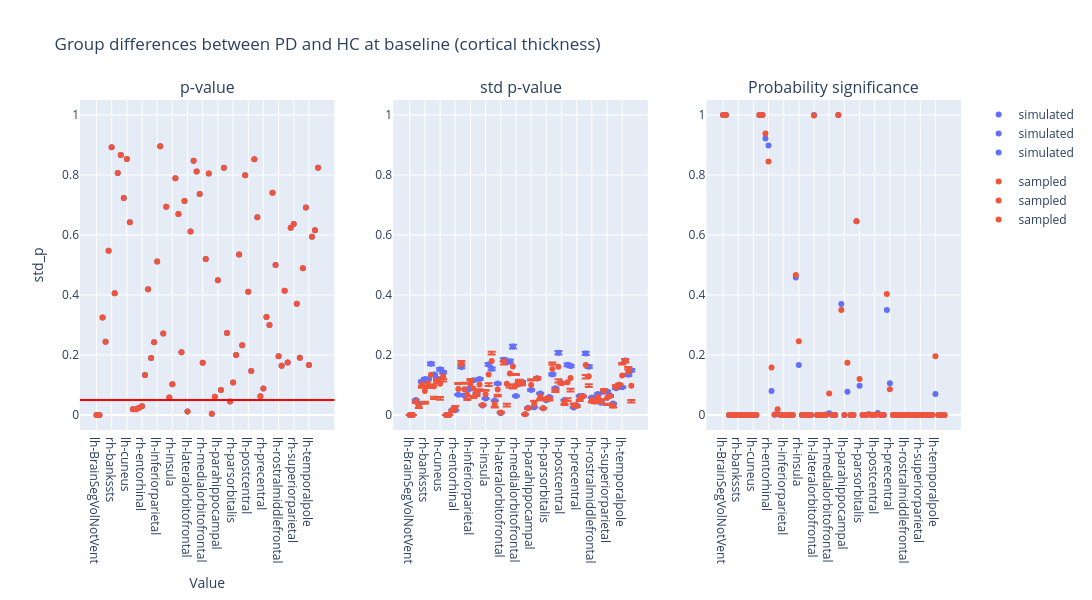

Notebook code for this chart:
### Code cell
plot_dumbbell(
    ancova_baseline_thickness,
    "Group differences between PD and HC at baseline (cortical thickness)",
    "group",
)

### Figure 1 — Plotly figure (JSON) as saved in the notebook; plotly's stock layout.template omitted (floating-point values rounded to 4 significant figures)
{"data": [{"hovertemplate": "group=simulated<br>region=%{x}<br>p_value=%{y}<extra></extra>", "legendgroup": "simulated", "marker": {"color": "#636efa", "symbol": "circle"}, "mode": "markers", "name": "simulated", "orientation": "v", "showlegend": true, "type": "scatter", "x": ["lh-BrainSegVolNotVent", "rh-BrainSegVolNotVent", "lh-MeanThickness", "rh-MeanThickness", "lh-bankssts", "rh-bankssts", "lh-caudalanteriorcingulate", "rh-caudalanteriorcingulate", "lh-caudalmiddlefrontal", "rh-caudalmiddlefrontal", "lh-cuneus", "rh-cuneus", "lh-eTIV", "rh-eTIV", "lh-entorhinal", "rh-entorhinal", "lh-frontalpole", "rh-frontalpole", "lh-fusiform", "rh-fusiform", "lh-inferiorparietal", "rh-inferiorparietal", "lh-inferiortemporal", "rh-inferiortemporal", "lh-insula", "rh-insula", "lh-isthmuscingulate", "rh-isthmuscingulate", "lh-lateraloccipital", "rh-lateraloccipital", "lh-lateralorbitofrontal", "rh-lateralorbitofrontal", "lh-lingual", "rh-lingual", "lh-medialorbitofrontal", "rh-medialorbitofrontal", "lh-middletemporal", "rh-middletemporal", "lh-paracentral", "rh-paracentral", "lh-parahippocampal", "rh-parahippocampal", "lh-parsopercularis", "rh-parsopercularis", "lh-parsorbitalis", "rh-parsorbitalis", "lh-parstriangularis", "rh-parstriangularis", "lh-pericalcarine", "rh-pericalcarine", "lh-postcentral", "rh-postcentral", "lh-posteriorcingulate", "rh-posteriorcingulate", "lh-precentral", "rh-precentral", "lh-precuneus", "rh-precuneus", "lh-rostralanteriorcingulate", "rh-rostralanteriorcingulate", "lh-rostralmiddlefrontal", "rh-rostralmiddlefrontal", "lh-superiorfrontal", "rh-superiorfrontal", "lh-superiorparietal", "rh-superiorparietal", "lh-superiortemporal", "rh-superiortemporal", "lh-supramarginal", "rh-supramarginal", "lh-temporalpole", "rh-temporalpole", "lh-transversetemporal", "rh-transversetemporal"], "xaxis": "x", "y": [0.0002605, 0.0002605, 0.3249, 0.244, 0.5471, 0.8928, 0.4058, 0.8068, 0.8668, 0.7235, 0.8531, 0.6429, 0.01913, 0.01913, 0.02414, 0.02882, 0.1336, 0.4189, 0.1897, 0.2425, 0.5116, 0.8959, 0.2713, 0.6943, 0.05861, 0.1023, 0.789, 0.6697, 0.2093, 0.7136, 0.01132, 0.612, 0.8477, 0.8114, 0.7365, 0.1738, 0.5198, 0.8049, 0.004091, 0.06076, 0.4488, 0.08363, 0.8238, 0.2732, 0.04496, 0.1084, 0.2003, 0.5352, 0.2329, 0.7995, 0.4106, 0.1471, 0.8522, 0.659, 0.06214, 0.08812, 0.327, 0.2996, 0.7407, 0.4997, 0.1958, 0.1646, 0.4143, 0.1747, 0.624, 0.6369, 0.3709, 0.1911, 0.4892, 0.6919, 0.1666, 0.5942, 0.616, 0.8244], "yaxis": "y"}, {"hovertemplate": "group=sampled<br>region=%{x}<br>p_value=%{y}<extra></extra>", "legendgroup": "sampled", "marker": {"color": "#EF553B", "symbol": "circle"}, "mode": "markers", "name": "sampled", "orientation": "v", "showlegend": true, "type": "scatter", "x": ["lh-BrainSegVolNotVent", "rh-BrainSegVolNotVent", "lh-MeanThickness", "rh-MeanThickness", "lh-bankssts", "rh-bankssts", "lh-caudalanteriorcingulate", "rh-caudalanteriorcingulate", "lh-caudalmiddlefrontal", "rh-caudalmiddlefrontal", "lh-cuneus", "rh-cuneus", "lh-eTIV", "rh-eTIV", "lh-entorhinal", "rh-entorhinal", "lh-frontalpole", "rh-frontalpole", "lh-fusiform", "rh-fusiform", "lh-inferiorparietal", "rh-inferiorparietal", "lh-inferiortemporal", "rh-inferiortemporal", "lh-insula", "rh-insula", "lh-isthmuscingulate", "rh-isthmuscingulate", "lh-lateraloccipital", "rh-lateraloccipital", "lh-lateralorbitofrontal", "rh-lateralorbitofrontal", "lh-lingual", "rh-lingual", "lh-medialorbitofrontal", "rh-medialorbitofrontal", "lh-middletemporal", "rh-middletemporal", "lh-paracentral", "rh-paracentral", "lh-parahippocampal", "rh-parahippocampal", "lh-parsopercularis", "rh-parsopercularis", "lh-parsorbitalis", "rh-parsorbitalis", "lh-parstriangularis", "rh-parstriangularis", "lh-pericalcarine", "rh-pericalcarine", "lh-postcentral", "rh-postcentral", "lh-posteriorcingulate", "rh-posteriorcingulate", "lh-precentral", "rh-precentral", "lh-precuneus", "rh-precuneus", "lh-rostralanteriorcingulate", "rh-rostralanteriorcingulate", "lh-rostralmiddlefrontal", "rh-rostralmiddlefrontal", "lh-superiorfrontal", "rh-superiorfrontal", "lh-superiorparietal", "rh-superiorparietal", "lh-superiortemporal", "rh-superiortemporal", "lh-supramarginal", "rh-supramarginal", "lh-temporalpole", "rh-temporalpole", "lh-transversetemporal", "rh-transversetemporal"], "xaxis": "x", "y": [0.0002605, 0.0002605, 0.3249, 0.244, 0.5471, 0.8928, 0.4058, 0.8068, 0.8668, 0.7235, 0.8531, 0.6429, 0.01913, 0.01913, 0.02414, 0.02882, 0.1336, 0.4189, 0.1897, 0.2425, 0.5116, 0.8959, 0.2713, 0.6943, 0.05861, 0.1023, 0.789, 0.6697, 0.2093, 0.7136, 0.01132, 0.612, 0.8477, 0.8114, 0.7365, 0.1738, 0.5198, 0.8049, 0.004091, 0.06076, 0.4488, 0.08363, 0.8238, 0.2732, 0.04496, 0.1084, 0.2003, 0.5352, 0.2329, 0.7995, 0.4106, 0.1471, 0.8522, 0.659, 0.06214, 0.08812, 0.327, 0.2996, 0.7407, 0.4997, 0.1958, 0.1646, 0.4143, 0.1747, 0.624, 0.6369, 0.3709, 0.1911, 0.4892, 0.6919, 0.1666, 0.5942, 0.616, 0.8244], "yaxis": "y"}, {"error_y": {"array": [6.602e-07, 6.602e-07, 0.001365, 0.001015, 0.003039, 0.003262, 0.003251, 0.00465, 0.003675, 0.003318, 0.004165, 0.003874, 9.247e-07, 9.247e-07, 0.0004534, 0.0004319, 0.001849, 0.004364, 0.001774, 0.002272, 0.002462, 0.003158, 0.001974, 0.003277, 0.0008679, 0.001499, 0.004595, 0.004191, 0.001309, 0.002854, 0.0001579, 0.005027, 0.0048, 0.004889, 0.006209, 0.001727, 0.002804, 0.003012, 5.82e-05, 0.0006689, 0.002267, 0.0006964, 0.003315, 0.001961, 0.0006035, 0.001349, 0.001633, 0.003682, 0.002432, 0.00565, 0.002902, 0.001354, 0.004553, 0.004452, 0.0006819, 0.0008897, 0.00172, 0.001721, 0.005594, 0.00439, 0.001598, 0.001338, 0.001898, 0.00112, 0.002113, 0.002136, 0.001777, 0.001033, 0.002432, 0.00274, 0.002523, 0.004952, 0.003648, 0.004063], "arrayminus": [6.791e-07, 6.791e-07, 0.001404, 0.001044, 0.003126, 0.003355, 0.003344, 0.004783, 0.00378, 0.003412, 0.004284, 0.003985, 9.51e-07, 9.51e-07, 0.0004663, 0.0004442, 0.001901, 0.004489, 0.001825, 0.002337, 0.002533, 0.003248, 0.00203, 0.00337, 0.0008926, 0.001541, 0.004726, 0.00431, 0.001347, 0.002935, 0.0001624, 0.00517, 0.004937, 0.005029, 0.006386, 0.001776, 0.002884, 0.003098, 5.986e-05, 0.0006879, 0.002331, 0.0007162, 0.003409, 0.002017, 0.0006207, 0.001387, 0.001679, 0.003786, 0.002501, 0.005811, 0.002984, 0.001393, 0.004683, 0.004579, 0.0007013, 0.000915, 0.001769, 0.00177, 0.005753, 0.004515, 0.001643, 0.001376, 0.001952, 0.001152, 0.002173, 0.002196, 0.001828, 0.001063, 0.002501, 0.002818, 0.002595, 0.005094, 0.003752, 0.004179]}, "hovertemplate": "group=simulated<br>region=%{x}<br>std_p=%{y}<extra></extra>", "legendgroup": "simulated", "marker": {"color": "#636efa", "symbol": "circle"}, "mode": "markers", "name": "simulated", "orientation": "v", "showlegend": true, "type": "scatter", "x": ["lh-BrainSegVolNotVent", "rh-BrainSegVolNotVent", "lh-MeanThickness", "rh-MeanThickness", "lh-bankssts", "rh-bankssts", "lh-caudalanteriorcingulate", "rh-caudalanteriorcingulate", "lh-caudalmiddlefrontal", "rh-caudalmiddlefrontal", "lh-cuneus", "rh-cuneus", "lh-eTIV", "rh-eTIV", "lh-entorhinal", "rh-entorhinal", "lh-frontalpole", "rh-frontalpole", "lh-fusiform", "rh-fusiform", "lh-inferiorparietal", "rh-inferiorparietal", "lh-inferiortemporal", "rh-inferiortemporal", "lh-insula", "rh-insula", "lh-isthmuscingulate", "rh-isthmuscingulate", "lh-lateraloccipital", "rh-lateraloccipital", "lh-lateralorbitofrontal", "rh-lateralorbitofrontal", "lh-lingual", "rh-lingual", "lh-medialorbitofrontal", "rh-medialorbitofrontal", "lh-middletemporal", "rh-middletemporal", "lh-paracentral", "rh-paracentral", "lh-parahippocampal", "rh-parahippocampal", "lh-parsopercularis", "rh-parsopercularis", "lh-parsorbitalis", "rh-parsorbitalis", "lh-parstriangularis", "rh-parstriangularis", "lh-pericalcarine", "rh-pericalcarine", "lh-postcentral", "rh-postcentral", "lh-posteriorcingulate", "rh-posteriorcingulate", "lh-precentral", "rh-precentral", "lh-precuneus", "rh-precuneus", "lh-rostralanteriorcingulate", "rh-rostralanteriorcingulate", "lh-rostralmiddlefrontal", "rh-rostralmiddlefrontal", "lh-superiorfrontal", "rh-superiorfrontal", "lh-superiorparietal", "rh-superiorparietal", "lh-superiortemporal", "rh-superiortemporal", "lh-supramarginal", "rh-supramarginal", "lh-temporalpole", "rh-temporalpole", "lh-transversetemporal", "rh-transversetemporal"], "xaxis": "x2", "y": [2.424e-05, 2.424e-05, 0.05011, 0.03726, 0.1116, 0.1197, 0.1194, 0.1707, 0.1349, 0.1218, 0.1529, 0.1422, 3.394e-05, 3.394e-05, 0.01664, 0.01585, 0.06787, 0.1602, 0.06512, 0.08339, 0.09039, 0.1159, 0.07245, 0.1203, 0.03186, 0.05501, 0.1687, 0.1538, 0.04806, 0.1048, 0.005796, 0.1845, 0.1762, 0.1795, 0.2279, 0.0634, 0.1029, 0.1106, 0.002137, 0.02455, 0.08321, 0.02556, 0.1217, 0.07199, 0.02215, 0.04951, 0.05994, 0.1351, 0.08928, 0.2074, 0.1065, 0.04971, 0.1672, 0.1634, 0.02503, 0.03266, 0.06312, 0.06319, 0.2053, 0.1612, 0.05865, 0.04912, 0.06967, 0.04111, 0.07755, 0.07839, 0.06524, 0.03793, 0.08927, 0.1006, 0.09262, 0.1818, 0.1339, 0.1492], "yaxis": "y2"}, {"error_y": {"array": [6.007e-06, 6.007e-06, -0.002894, -0.00549, -0.005919, -0.03621, -0.009641, -0.03228, -0.03541, -0.002766, -0.04453, -0.009254, 6.824e-06, 6.824e-06, -0.001372, 0.007253, 0.0204, 0.0122, 0.02211, -0.01328, 0.01594, -0.02478, -0.001697, -0.01564, 0.00239, 0.01499, -0.02915, 0.03042, -0.009439, -0.01713, 0.00248, -0.0006485, -0.06681, -0.03651, -0.06038, 0.03761, 0.00864, -0.001342, 6.754e-05, -0.001392, 0.01926, 0.01113, 0.003907, -0.008479, 0.001028, 0.005219, -0.003458, 0.02185, -0.002637, -0.04116, 0.002549, -0.006006, -0.05349, -0.03566, 0.007071, -0.001549, -0.005615, 0.001031, -0.03318, -0.02734, -0.005878, -0.003149, -0.006777, 0.006191, 0.005086, -0.01941, 0.00023, -0.004846, 0.006588, 0.003063, 0.04161, 0.00423, 0.01495, -0.04744], "arrayminus": [-4.668e-06, -4.668e-06, 0.005664, 0.00755, 0.01208, 0.04283, 0.01624, 0.04172, 0.04287, 0.009496, 0.05298, 0.01711, -4.949e-06, -4.949e-06, 0.002292, -0.006377, -0.01665, -0.003343, -0.01851, 0.01789, -0.01095, 0.03119, 0.0057, 0.02228, -0.000629, -0.01195, 0.03847, -0.02192, 0.01209, 0.02292, -0.00216, 0.01084, 0.07655, 0.04643, 0.07297, -0.03411, -0.002952, 0.007453, 5.053e-05, 0.002749, -0.01466, -0.009718, 0.002817, 0.01246, 0.000196, -0.002483, 0.00677, -0.01438, 0.00757, 0.05262, 0.003337, 0.008753, 0.06273, 0.04469, -0.005687, 0.003354, 0.009103, 0.00246, 0.04453, 0.03625, 0.009119, 0.005864, 0.01063, -0.003919, -0.0008009, 0.02374, 0.003375, 0.006943, -0.001654, 0.002494, -0.0365, 0.005816, -0.007549, 0.05569]}, "hovertemplate": "group=sampled<br>region=%{x}<br>std_p=%{y}<extra></extra>", "legendgroup": "sampled", "marker": {"color": "#EF553B", "symbol": "circle"}, "mode": "markers", "name": "sampled", "orientation": "v", "showlegend": true, "type": "scatter", "x": ["lh-BrainSegVolNotVent", "rh-BrainSegVolNotVent", "lh-MeanThickness", "rh-MeanThickness", "lh-bankssts", "rh-bankssts", "lh-caudalanteriorcingulate", "rh-caudalanteriorcingulate", "lh-caudalmiddlefrontal", "rh-caudalmiddlefrontal", "lh-cuneus", "rh-cuneus", "lh-eTIV", "rh-eTIV", "lh-entorhinal", "rh-entorhinal", "lh-frontalpole", "rh-frontalpole", "lh-fusiform", "rh-fusiform", "lh-inferiorparietal", "rh-inferiorparietal", "lh-inferiortemporal", "rh-inferiortemporal", "lh-insula", "rh-insula", "lh-isthmuscingulate", "rh-isthmuscingulate", "lh-lateraloccipital", "rh-lateraloccipital", "lh-lateralorbitofrontal", "rh-lateralorbitofrontal", "lh-lingual", "rh-lingual", "lh-medialorbitofrontal", "rh-medialorbitofrontal", "lh-middletemporal", "rh-middletemporal", "lh-paracentral", "rh-paracentral", "lh-parahippocampal", "rh-parahippocampal", "lh-parsopercularis", "rh-parsopercularis", "lh-parsorbitalis", "rh-parsorbitalis", "lh-parstriangularis", "rh-parstriangularis", "lh-pericalcarine", "rh-pericalcarine", "lh-postcentral", "rh-postcentral", "lh-posteriorcingulate", "rh-posteriorcingulate", "lh-precentral", "rh-precentral", "lh-precuneus", "rh-precuneus", "lh-rostralanteriorcingulate", "rh-rostralanteriorcingulate", "lh-rostralmiddlefrontal", "rh-rostralmiddlefrontal", "lh-superiorfrontal", "rh-superiorfrontal", "lh-superiorparietal", "rh-superiorparietal", "lh-superiortemporal", "rh-superiortemporal", "lh-supramarginal", "rh-supramarginal", "lh-temporalpole", "rh-temporalpole", "lh-transversetemporal", "rh-transversetemporal"], "xaxis": "x2", "y": [2.958e-05, 2.958e-05, 0.04585, 0.03076, 0.1026, 0.08026, 0.1065, 0.1338, 0.09583, 0.1157, 0.1042, 0.1291, 3.984e-05, 3.984e-05, 0.01482, 0.02268, 0.08642, 0.168, 0.08545, 0.06784, 0.1039, 0.08799, 0.06878, 0.1014, 0.03338, 0.0685, 0.1349, 0.1801, 0.03731, 0.08479, 0.008119, 0.1788, 0.1046, 0.1381, 0.1613, 0.09929, 0.1088, 0.1062, 0.002146, 0.02249, 0.1002, 0.036, 0.1223, 0.06155, 0.02258, 0.05338, 0.05485, 0.1533, 0.08421, 0.1606, 0.1062, 0.04234, 0.1091, 0.1233, 0.03142, 0.03022, 0.05579, 0.0625, 0.1666, 0.1294, 0.05118, 0.04463, 0.06099, 0.04618, 0.08053, 0.05685, 0.06369, 0.03205, 0.09343, 0.1009, 0.1317, 0.1811, 0.1452, 0.09766], "yaxis": "y2"}, {"hovertemplate": "group=simulated<br>region=%{x}<br>psig=%{y}<extra></extra>", "legendgroup": "simulated", "marker": {"color": "#636efa", "symbol": "circle"}, "mode": "markers", "name": "simulated", "orientation": "v", "showlegend": true, "type": "scatter", "x": ["lh-BrainSegVolNotVent", "rh-BrainSegVolNotVent", "lh-MeanThickness", "rh-MeanThickness", "lh-bankssts", "rh-bankssts", "lh-caudalanteriorcingulate", "rh-caudalanteriorcingulate", "lh-caudalmiddlefrontal", "rh-caudalmiddlefrontal", "lh-cuneus", "rh-cuneus", "lh-eTIV", "rh-eTIV", "lh-entorhinal", "rh-entorhinal", "lh-frontalpole", "rh-frontalpole", "lh-fusiform", "rh-fusiform", "lh-inferiorparietal", "rh-inferiorparietal", "lh-inferiortemporal", "rh-inferiortemporal", "lh-insula", "rh-insula", "lh-isthmuscingulate", "rh-isthmuscingulate", "lh-lateraloccipital", "rh-lateraloccipital", "lh-lateralorbitofrontal", "rh-lateralorbitofrontal", "lh-lingual", "rh-lingual", "lh-medialorbitofrontal", "rh-medialorbitofrontal", "lh-middletemporal", "rh-middletemporal", "lh-paracentral", "rh-paracentral", "lh-parahippocampal", "rh-parahippocampal", "lh-parsopercularis", "rh-parsopercularis", "lh-parsorbitalis", "rh-parsorbitalis", "lh-parstriangularis", "rh-parstriangularis", "lh-pericalcarine", "rh-pericalcarine", "lh-postcentral", "rh-postcentral", "lh-posteriorcingulate", "rh-posteriorcingulate", "lh-precentral", "rh-precentral", "lh-precuneus", "rh-precuneus", "lh-rostralanteriorcingulate", "rh-rostralanteriorcingulate", "lh-rostralmiddlefrontal", "rh-rostralmiddlefrontal", "lh-superiorfrontal", "rh-superiorfrontal", "lh-superiorparietal", "rh-superiorparietal", "lh-superiortemporal", "rh-superiortemporal", "lh-supramarginal", "rh-supramarginal", "lh-temporalpole", "rh-temporalpole", "lh-transversetemporal", "rh-transversetemporal"], "xaxis": "x3", "y": [1.0, 1.0, 5.056e-16, 4.202e-14, 9.088e-10, 9.133e-08, 1.499e-05, 1.958e-05, 4.702e-07, 1.681e-10, 6.322e-06, 1.496e-07, 1.0, 1.0, 0.9213, 0.8987, 0.07992, 0.00102, 0.002231, 0.0007732, 6.057e-13, 4.337e-08, 7.563e-06, 1.224e-10, 0.4581, 0.1667, 1.096e-05, 9.249e-07, 2.145e-06, 8.179e-14, 1.0, 0.0001116, 0.0001042, 6.026e-05, 0.001494, 0.00571, 1.678e-10, 7.073e-12, 1.0, 0.3698, 3.906e-12, 0.07711, 1.266e-09, 5.492e-06, 0.6462, 0.09733, 0.0003406, 8.208e-07, 0.002904, 0.0006053, 8.312e-07, 0.006834, 4.346e-05, 4.875e-06, 0.3499, 0.1062, 9.002e-11, 5.891e-09, 0.0003275, 0.0001123, 0.0003951, 0.001134, 1.862e-14, 2.263e-05, 3.065e-22, 3.177e-22, 3.951e-13, 1.534e-07, 2.384e-12, 9.341e-15, 0.06976, 0.0001129, 4.268e-08, 1.154e-06], "yaxis": "y3"}, {"hovertemplate": "group=sampled<br>region=%{x}<br>psig=%{y}<extra></extra>", "legendgroup": "sampled", "marker": {"color": "#EF553B", "symbol": "circle"}, "mode": "markers", "name": "sampled", "orientation": "v", "showlegend": true, "type": "scatter", "x": ["lh-BrainSegVolNotVent", "rh-BrainSegVolNotVent", "lh-MeanThickness", "rh-MeanThickness", "lh-bankssts", "rh-bankssts", "lh-caudalanteriorcingulate", "rh-caudalanteriorcingulate", "lh-caudalmiddlefrontal", "rh-caudalmiddlefrontal", "lh-cuneus", "rh-cuneus", "lh-eTIV", "rh-eTIV", "lh-entorhinal", "rh-entorhinal", "lh-frontalpole", "rh-frontalpole", "lh-fusiform", "rh-fusiform", "lh-inferiorparietal", "rh-inferiorparietal", "lh-inferiortemporal", "rh-inferiortemporal", "lh-insula", "rh-insula", "lh-isthmuscingulate", "rh-isthmuscingulate", "lh-lateraloccipital", "rh-lateraloccipital", "lh-lateralorbitofrontal", "rh-lateralorbitofrontal", "lh-lingual", "rh-lingual", "lh-medialorbitofrontal", "rh-medialorbitofrontal", "lh-middletemporal", "rh-middletemporal", "lh-paracentral", "rh-paracentral", "lh-parahippocampal", "rh-parahippocampal", "lh-parsopercularis", "rh-parsopercularis", "lh-parsorbitalis", "rh-parsorbitalis", "lh-parstriangularis", "rh-parstriangularis", "lh-pericalcarine", "rh-pericalcarine", "lh-postcentral", "rh-postcentral", "lh-posteriorcingulate", "rh-posteriorcingulate", "lh-precentral", "rh-precentral", "lh-precuneus", "rh-precuneus", "lh-rostralanteriorcingulate", "rh-rostralanteriorcingulate", "lh-rostralmiddlefrontal", "rh-rostralmiddlefrontal", "lh-superiorfrontal", "rh-superiorfrontal", "lh-superiorparietal", "rh-superiorparietal", "lh-superiortemporal", "rh-superiortemporal", "lh-supramarginal", "rh-supramarginal", "lh-temporalpole", "rh-temporalpole", "lh-transversetemporal", "rh-transversetemporal"], "xaxis": "x3", "y": [1.0, 1.0, 7.612e-19, 5.806e-20, 2.442e-11, 3.083e-16, 1.118e-06, 2.299e-08, 3.556e-13, 1.573e-11, 7.624e-12, 5.895e-09, 1.0, 1.0, 0.9383, 0.8446, 0.1582, 0.001803, 0.01877, 3.66e-05, 4.271e-10, 2.025e-13, 2.403e-06, 1.466e-14, 0.4667, 0.2461, 1.929e-08, 3.617e-05, 1.141e-09, 1.592e-20, 0.9985, 6.342e-05, 5.797e-12, 7.69e-08, 2.332e-06, 0.07166, 1.584e-09, 8.564e-13, 1.0, 0.3496, 9.335e-09, 0.1744, 1.539e-09, 1.06e-07, 0.6458, 0.1196, 9.308e-05, 1.603e-05, 0.001602, 4.123e-06, 7.626e-07, 0.001646, 6.537e-11, 6.807e-10, 0.4031, 0.08567, 2.151e-13, 3.998e-09, 5.207e-06, 1.111e-06, 5.133e-05, 0.0003572, 1.956e-18, 0.0001549, 1.021e-20, 4.21e-41, 1.047e-13, 5.699e-10, 2.205e-11, 1.143e-14, 0.1961, 0.0001053, 4.936e-07, 1.976e-14], "yaxis": "y3"}], "layout": {"annotations": [{"font": {"size": 16}, "showarrow": false, "text": "p-value", "x": 0.1444, "xanchor": "center", "xref": "paper", "y": 1, "yanchor": "bottom", "yref": "paper"}, {"font": {"size": 16}, "showarrow": false, "text": "std p-value", "x": 0.5, "xanchor": "center", "xref": "paper", "y": 1, "yanchor": "bottom", "yref": "paper"}, {"font": {"size": 16}, "showarrow": false, "text": "Probability significance", "x": 0.8556, "xanchor": "center", "xref": "paper", "y": 1, "yanchor": "bottom", "yref": "paper"}], "height": 600, "hovermode": "closest", "shapes": [{"line": {"color": "red", "width": 2}, "type": "line", "x0": 0, "x1": 1, "xref": "x domain", "y0": 0.05, "y1": 0.05, "yref": "y"}], "title": {"text": "Group differences between PD and HC at baseline (cortical thickness)"}, "width": 1400, "xaxis": {"anchor": "y", "domain": [0, 0.2889], "title": {"text": "Value"}}, "xaxis2": {"anchor": "y2", "domain": [0.3556, 0.6444]}, "xaxis3": {"anchor": "y3", "domain": [0.7111, 1]}, "yaxis": {"anchor": "x", "domain": [0, 1], "range": [-0.05, 1.05], "title": {"text": "std_p"}}, "yaxis2": {"anchor": "x2", "domain": [0, 1], "range": [-0.05, 1.05]}, "yaxis3": {"anchor": "x3", "domain": [0, 1], "range": [-0.05, 1.05]}}}
